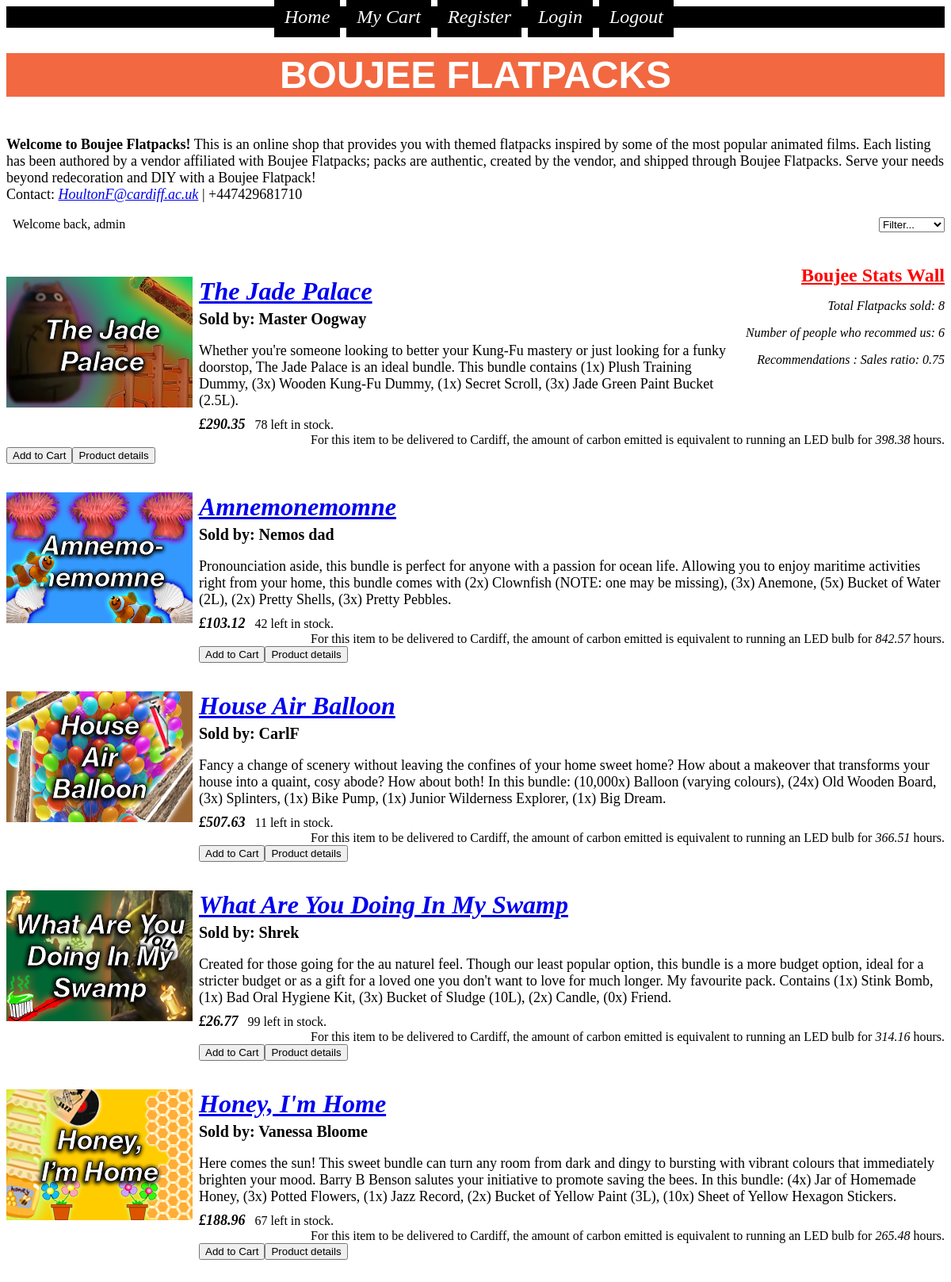
Screenshot of /home (signed in) with the database file from the repository.
### shop/models.py (models this page shows, shortened)
class User(UserMixin,db.Model):
    id = db.Column(db.Integer, primary_key=True)
    username = db.Column(db.String(15), unique=True, nullable=False)
    password_hash = db.Column(db.String(128))
    email = db.Column(db.String(120), nullable=True)
    item = db.relationship('Item', backref = 'user', lazy=True)
    cart = db.Column(db.Text)
    @property
    def password(self):
        raise AttributeError("Password is not readable.")

class Stats(db.Model):
    id = db.Column(db.Integer, primary_key=True)
    total_sales = db.Column(db.Integer)
    recommendations = db.Column(db.Integer)
    sale_rec_ratio = db.Column(db.Float)
    reviews = db.Column(db.Text)

class Item(db.Model):
    id = db.Column(db.Integer, primary_key = True)
    name = db.Column(db.Text, nullable = False)
    description = db.Column(db.Text, nullable = False)
    image_file = db.Column(db.String(40), nullable = False, default = 'default.png')
    author_id = db.Column(db.Integer, db.ForeignKey('user.id'), nullable = False)
    price = db.Column(db.Float, nullable = False)
    footprint = db.Column(db.Float, nullable = False)
    stock = db.Column(db.Integer, nullable = False, default = 50)

### shop/routes.py (the view)
@app.route('/home',methods=['GET','POST'])
def home():
    form = AddtoCart()
    item_filter = ItemFilter()
    filter_option = item_filter.sort_type.data
    stats = Stats.query.get(0)
    sale_rec_ratio = (f"{stats.sale_rec_ratio:.2f}")
    if current_user.is_authenticated:               # https://stackoverflow.com/questions/20419228/flask-login-check-if-user-is-authenticated-without-decorator
        logged_in_as = current_user.username        # https://github.com/maxcountryman/flask-login
    else:
        logged_in_as = None
    if filter_option == "default":          # https://stackoverflow.com/questions/4186062/sqlalchemy-order-by-descending
        items = Item.query.all()
    elif filter_option == "price_high":
        items = Item.query.order_by(desc(Item.price))
    elif filter_option == "price_low":
        items = Item.query.order_by(asc(Item.price))
    elif filter_option == "eco_low":
        items = Item.query.order_by(asc(Item.footprint))
    return render_template('home.html', items=items, form=form, item_filter=item_filter, logged_in_as=logged_in_as, stats=stats, sale_rec_ratio=sale_rec_ratio)

### shop/forms.py
class AddtoCart(FlaskForm):
    add = SubmitField('Add to Cart')
    details = SubmitField('Product details')
    remove = SubmitField('Remove from cart')
    checkout = SubmitField('CHECKOUT')

class ItemFilter(FlaskForm):
    sort_type=SelectField("Sort by",
    choices=[("default", "Filter..."), ("price_high", "High price"),("price_low", "Low price"), ("eco_low", "Low eco")],
    default="default",
    render_kw={"onchange": "this.form.submit()"})

### shop/models.py (called while the page is built)
@login_manager.user_loader
def load_user(user_id):
    return User.query.get(int(user_id))

### shop/templates/home.html (shortened to what this page needs)
{% extends "layout.html" %}
{% block content %}
<h1>BOUJEE FLATPACKS</h1>
<div style="float: left;" class="boujee_desc">
<p class="desc"><b>Welcome to Boujee Flatpacks!</b> This is an online shop that provides you with
  themed flatpacks inspired by some of the most popular animated films. Each listing has been authored by a vendor
  affiliated with Boujee Flatpacks; packs are authentic, created by the vendor, and shipped through Boujee Flatpacks.
  Serve your needs beyond redecoration and DIY with a Boujee Flatpack!<br>
  Contact: <a href="mailto:HoultonF@cardiff.ac.uk">HoultonF@cardiff.ac.uk</a> | +447429681710</p>
</div>
<br><br>
<div style="float: right;" class="item_filter">
  <form class="filter" action="" method="POST">
    {{item_filter.sort_type}}
  </form>
</div>
<br><br>
<div class="logged_in">
  {% if logged_in_as %}
  &nbsp&nbsp<span class="logged_in">Welcome back, {{logged_in_as}}</span>
  {% endif %}
</div>
<br>
<div class="stats_wall">
  <p id="stats_header"> Boujee Stats Wall </p>
  <p class="stats">Total Flatpacks sold: {{ stats.total_sales }}</p>
  <p class="stats">Number of people who recommed us: {{ stats.recommendations }}</p>
  <p class="stats">Recommendations : Sales ratio: {{ sale_rec_ratio }}</p>
</div>
<br><br>
<div class="gallery">
  {% for item in items %}
  <div class="gallery_item" style="position: relative;">
    <a class="item_img" href="{{ url_for('item', item_id=item.id) }}">
      <img class="item_preview" src="{{ url_for('static', filename='img/' + item.image_file) }}"/>
      <h2 class="item_name">{{ item.name }}</h2></a>
      <p class="author">Sold by: {{ item.user.username }}</p>
      <p class="item_description">{{ item.description }}</p>
      <span class="poundsign">£</span><span class="item_price">{{ item.price }}</span>
      &nbsp;&nbsp;<span class="stock">{{ item.stock }} left in stock.</span>
      <span class="footprint"> For this item to be delivered to Cardiff, the amount of carbon emitted is
        equivalent to running an LED bulb for <i>{{ item.footprint }}</i> hours.</span>
      <br><br>
      <span>
      <form style="float: left;" method="GET" action="{{ url_for('add_to_cart', item_id=item.id) }}">
        {{ form.csrf_token }}{{ form.add(class_="add_to_cart") }}</form>
      <form style="float: left;" method="GET" action="{{ url_for('item', item_id=item.id) }}">
        {{ form.csrf_token }}{{ form.details(class_="details") }}</form>
      </span>
      <br>
  </div>
  <br><br>
  {% endfor %}
{% endblock content %}

### shop/static/style.css (style rules this page uses)
img.item_preview { position: relative; float: left; padding-right: 8px; padding-bottom: 40px; }
span.stock { align-content: center; }
span.footprint { float: right; }
a { font-style: italic; }
h1 { background-color: #f26841; color: #ffffff; text-align: center; font-size: 3em; font-family: Helvetica; }
h2.item_name { font-size: 2em; padding-bottom: 0px; margin-bottom: 0px; border-bottom: 0px; margin-top: 3px; }
p.author { font-weight: bold; font-size: 20px; padding-bottom: 0px; margin-bottom: 0px; border-top-width: 0px; padding-top: 0px; margin-top: 5px; }
p.item_description { font-size: 18px; margin-bottom: 9px; }
p.desc { font-size: 18px; }
span.item_price { font-style: italic; font-weight: bold; font-size: 18px; padding-top: 0px; padding-bottom: 8px; }
span.poundsign { font-style: italic; font-weight: bold; font-size: 18px; padding-top: 0px; padding-bottom: 8px; }
p#stats_header { color: red; font-weight: bold; font-size: 24px; text-align: right; text-decoration: underline; margin-bottom: 6px; font-family: Verdana; }
p.stats { font-style: italic; text-align: right; font-size: 16px; }
div.stats_wall { float: right; padding-left: 3px; }
span.logged_in { font-size: 16px; font-family: Verdana; }

### rows the page displays
User: username "admin"
Stats: total_sales "8", recommendations "6"
Item: image_file (picture), name "The Jade Palace", user.username "Master Oogway", description "Whether you're someone looking to better your Kung-Fu mastery or just looking for a funky doorstop, The Jade Palace is an ideal bundle. This bundle contains (1x) Plush Training Dummy, (3x) Wooden Kung-Fu Dummy, (1x) Secret Scroll, (3x) Jade Green Paint Bucket (2.5L).", price "290.35", stock "78", footprint "398.38"
Item: image_file (picture), name "Amnemonemomne", user.username "Nemos dad", description "Pronounciation aside, this bundle is perfect for anyone with a passion for ocean life. Allowing you to enjoy maritime activities right from your home, this bundle comes with (2x) Clownfish (NOTE: one may be missing), (3x) Anemone, (5x) Bucket of Water (2L), (2x) Pretty Shells, (3x) Pretty Pebbles.", price "103.12", stock "42", footprint "842.57"
Item: image_file (picture), name "House Air Balloon", user.username "CarlF", description "Fancy a change of scenery without leaving the confines of your home sweet home? How about a makeover that transforms your house into a quaint, cosy abode? How about both! In this bundle: (10,000x) Balloon (varying colours), (24x) Old Wooden Board, (3x) Splinters, (1x) Bike Pump, (1x) Junior Wilderness Explorer, (1x) Big Dream.", price "507.63", stock "11", footprint "366.51"
Item: image_file (picture), name "What Are You Doing In My Swamp", user.username "Shrek", description "Created for those going for the au naturel feel. Though our least popular option, this bundle is a more budget option, ideal for a stricter budget or as a gift for a loved one you don't want to love for much longer. My favourite pack. Contains (1x) Stink Bomb, (1x) Bad Oral Hygiene Kit, (3x) Bucket of Sludge (10L), (2x) Candle, (0x) Friend.", price "26.77", stock "99", footprint "314.16"
Item: image_file (picture), name "Honey, I'm Home", user.username "Vanessa Bloome", description "Here comes the sun! This sweet bundle can turn any room from dark and dingy to bursting with vibrant colours that immediately brighten your mood. Barry B Benson salutes your initiative to promote saving the bees. In this bundle: (4x) Jar of Homemade Honey, (3x) Potted Flowers, (1x) Jazz Record, (2x) Bucket of Yellow Paint (3L), (10x) Sheet of Yellow Hexagon Stickers.", price "188.96", stock "67", footprint "265.48"

### other values shown
{{ sale_rec_ratio }} "0.75"
